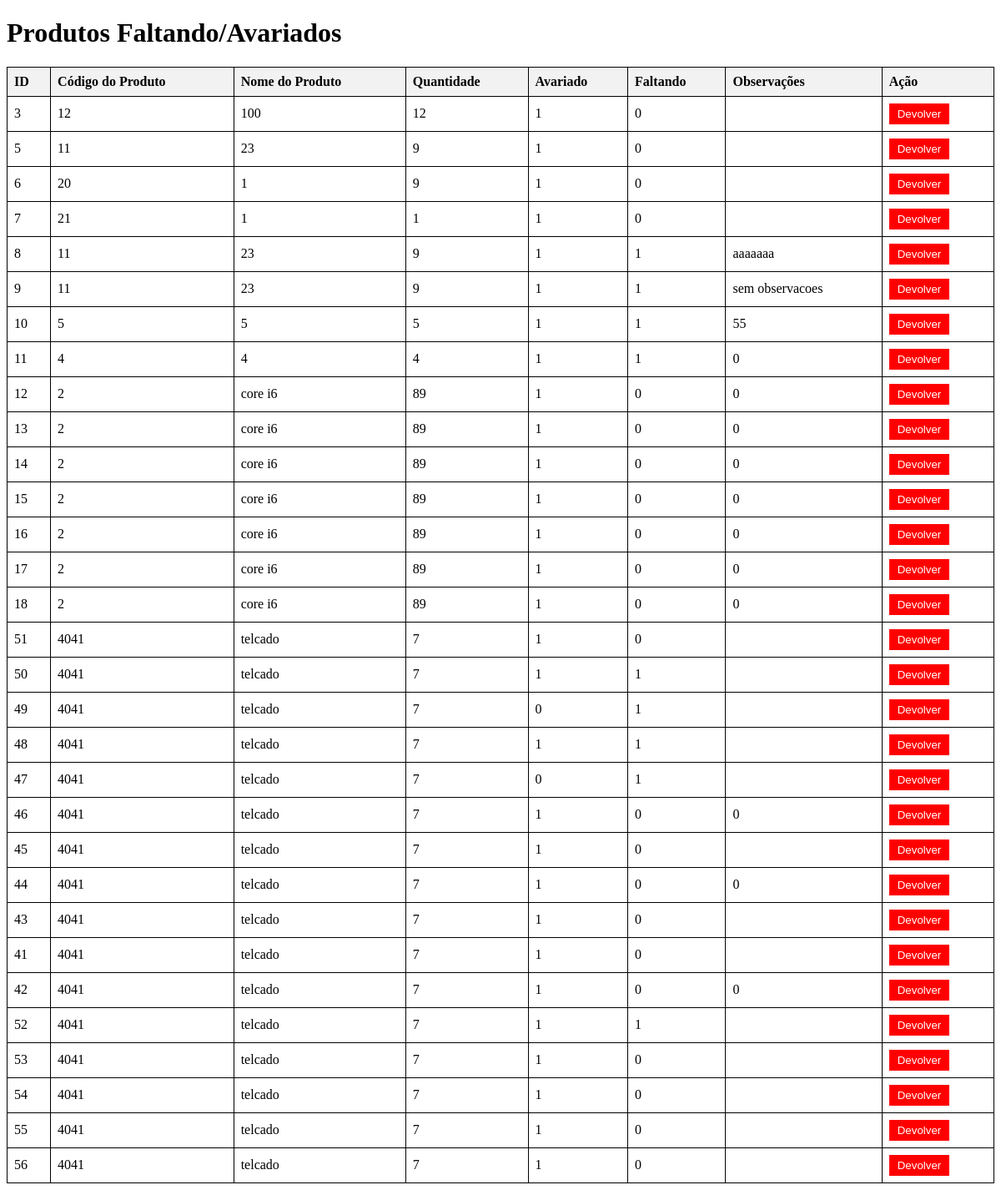
/SENAI_LOGISTICA/home/movimentacao_pos_vistoria/pFaltAva.php, run on the app's committed database.
### tables this page shows
CREATE TABLE `vistoriacarga` (
  `id` int(11) NOT NULL,
  `pedidob` varchar(50) NOT NULL,
  `nome_produto` varchar(50) NOT NULL,
  `qtd_prod` int(11) NOT NULL,
  `avariado` tinyint(4) DEFAULT NULL,
  `faltando` tinyint(50) NOT NULL,
  `observacoes` varchar(50) DEFAULT NULL,
  `data_registro` date DEFAULT NULL
);

### SENAI_LOGISTICA/home/movimentacao_pos_vistoria/pFaltAva.php (the view, shortened to what this page needs)
<!DOCTYPE html>
<html lang="en">
<head>
</head>
<body>
    <h1>Produtos Faltando/Avariados</h1>
    <?php
    $servername = "localhost";
    $username = "root";
    $password = "root";
    $dbname = "senai";
    $conn = new mysqli($servername, $username, $password, $dbname);
    $sql = "SELECT id, pedidob, nome_produto, qtd_prod, avariado, faltando, observacoes FROM vistoriacarga WHERE avariado = 1 OR faltando = 1";
    $result = $conn->query($sql);
    if ($result->num_rows > 0) {
        echo "<table>";
        echo "<tr><th>ID</th><th>Código do Produto</th><th>Nome do Produto</th><th>Quantidade</th><th>Avariado</th><th>Faltando</th><th>Observações</th><th>Ação</th></tr>";
        while ($row = $result->fetch_assoc()) {
            echo "<tr>";
            echo "<td>" . htmlspecialchars($row["id"]) . "</td>";
            echo "<td>" . htmlspecialchars($row["pedidob"]) . "</td>";
            echo "<td>" . htmlspecialchars($row["nome_produto"]) . "</td>";
            echo "<td>" . htmlspecialchars($row["qtd_prod"]) . "</td>";
            echo "<td>" . htmlspecialchars($row["avariado"]) . "</td>";
            echo "<td>" . htmlspecialchars($row["faltando"]) . "</td>";
            echo "<td>" . htmlspecialchars($row["observacoes"]) . "</td>";
            echo "<td>";
            echo "<form method='post' style='display:inline;'>";
            echo "<input type='submit' value='Devolver' class='devolver-btn' onclick='return confirm(\"Tem certeza que deseja devolver este produto?\");'>";
            echo "</form>";
            echo "</td>";
            echo "</tr>";
        }
        echo "</table>";
    } else {
        echo "Nenhum produto faltando ou avariado encontrado.";
    }
    ?>
</body>
</html>

### SENAI_LOGISTICA/home/movimentacao_pos_vistoria/pFaltAva.php (style rules this page uses)
table { width: 100%; border-collapse: collapse; }
table, th, td { border: 1px solid black; }
th, td { padding: 8px; text-align: left; }
th { background-color: #f2f2f2; }
.devolver-btn { background-color: red; color: white; border: none; padding: 5px 10px; cursor: pointer; }

### data on the page
vistoriacarga: id "3", pedidob "12", nome_produto "100", qtd_prod "12", avariado "1", faltando "0"
vistoriacarga: id "5", pedidob "11", nome_produto "23", qtd_prod "9", avariado "1", faltando "0"
vistoriacarga: id "6", pedidob "20", nome_produto "1", qtd_prod "9", avariado "1", faltando "0"
vistoriacarga: id "7", pedidob "21", nome_produto "1", qtd_prod "1", avariado "1", faltando "0"
vistoriacarga: id "8", pedidob "11", nome_produto "23", qtd_prod "9", avariado "1", faltando "1", observacoes "aaaaaaa"
vistoriacarga: id "9", pedidob "11", nome_produto "23", qtd_prod "9", avariado "1", faltando "1", observacoes "sem observacoes"
vistoriacarga: id "10", pedidob "5", nome_produto "5", qtd_prod "5", avariado "1", faltando "1", observacoes "55"
vistoriacarga: id "11", pedidob "4", nome_produto "4", qtd_prod "4", avariado "1", faltando "1", observacoes "0"
vistoriacarga: id "12", pedidob "2", nome_produto "core i6", qtd_prod "89", avariado "1", faltando "0", observacoes "0"
vistoriacarga: id "13", pedidob "2", nome_produto "core i6", qtd_prod "89", avariado "1", faltando "0", observacoes "0"
vistoriacarga: id "14", pedidob "2", nome_produto "core i6", qtd_prod "89", avariado "1", faltando "0", observacoes "0"
vistoriacarga: id "15", pedidob "2", nome_produto "core i6", qtd_prod "89", avariado "1", faltando "0", observacoes "0"
vistoriacarga: id "16", pedidob "2", nome_produto "core i6", qtd_prod "89", avariado "1", faltando "0", observacoes "0"
vistoriacarga: id "17", pedidob "2", nome_produto "core i6", qtd_prod "89", avariado "1", faltando "0", observacoes "0"
vistoriacarga: id "18", pedidob "2", nome_produto "core i6", qtd_prod "89", avariado "1", faltando "0", observacoes "0"
vistoriacarga: id "51", pedidob "4041", nome_produto "telcado", qtd_prod "7", avariado "1", faltando "0"
vistoriacarga: id "50", pedidob "4041", nome_produto "telcado", qtd_prod "7", avariado "1", faltando "1"
vistoriacarga: id "49", pedidob "4041", nome_produto "telcado", qtd_prod "7", avariado "0", faltando "1"
vistoriacarga: id "48", pedidob "4041", nome_produto "telcado", qtd_prod "7", avariado "1", faltando "1"
vistoriacarga: id "47", pedidob "4041", nome_produto "telcado", qtd_prod "7", avariado "0", faltando "1"
vistoriacarga: id "46", pedidob "4041", nome_produto "telcado", qtd_prod "7", avariado "1", faltando "0", observacoes "0"
vistoriacarga: id "45", pedidob "4041", nome_produto "telcado", qtd_prod "7", avariado "1", faltando "0"
vistoriacarga: id "44", pedidob "4041", nome_produto "telcado", qtd_prod "7", avariado "1", faltando "0", observacoes "0"
vistoriacarga: id "43", pedidob "4041", nome_produto "telcado", qtd_prod "7", avariado "1", faltando "0"
vistoriacarga: id "41", pedidob "4041", nome_produto "telcado", qtd_prod "7", avariado "1", faltando "0"
vistoriacarga: id "42", pedidob "4041", nome_produto "telcado", qtd_prod "7", avariado "1", faltando "0", observacoes "0"
vistoriacarga: id "52", pedidob "4041", nome_produto "telcado", qtd_prod "7", avariado "1", faltando "1"
vistoriacarga: id "53", pedidob "4041", nome_produto "telcado", qtd_prod "7", avariado "1", faltando "0"
vistoriacarga: id "54", pedidob "4041", nome_produto "telcado", qtd_prod "7", avariado "1", faltando "0"
vistoriacarga: id "55", pedidob "4041", nome_produto "telcado", qtd_prod "7", avariado "1", faltando "0"
vistoriacarga: id "56", pedidob "4041", nome_produto "telcado", qtd_prod "7", avariado "1", faltando "0"
